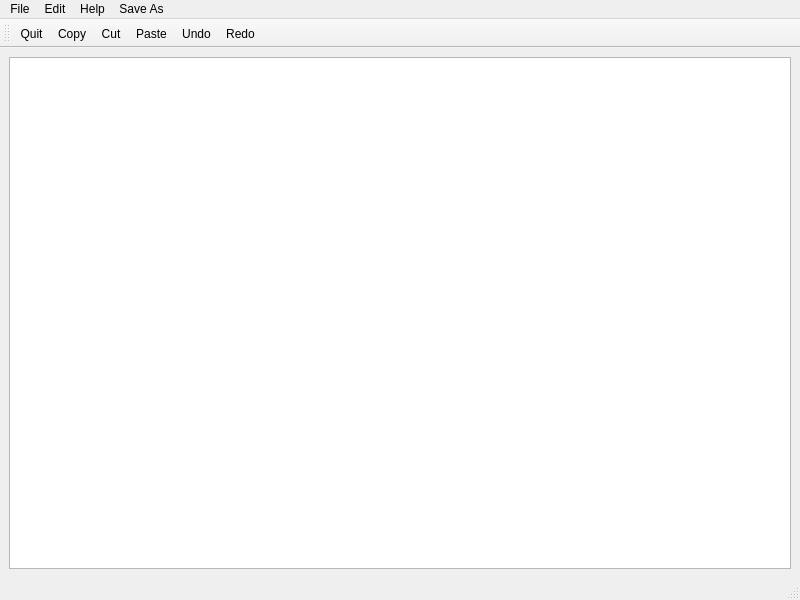
<?xml version="1.0" encoding="UTF-8"?>
<ui version="4.0">
 <class>MainWindow</class>
 <widget class="QMainWindow" name="MainWindow">
  <property name="geometry">
   <rect>
    <x>0</x>
    <y>0</y>
    <width>800</width>
    <height>600</height>
   </rect>
  </property>
  <property name="windowTitle">
   <string>MainWindow</string>
  </property>
  <widget class="QWidget" name="centralwidget">
   <layout class="QVBoxLayout" name="verticalLayout">
    <item>
     <widget class="QTextEdit" name="textEdit"/>
    </item>
   </layout>
  </widget>
  <widget class="QMenuBar" name="menubar">
   <property name="geometry">
    <rect>
     <x>0</x>
     <y>0</y>
     <width>800</width>
     <height>22</height>
    </rect>
   </property>
   <widget class="QMenu" name="menuFile">
    <property name="title">
     <string>File</string>
    </property>
    <addaction name="actionQuit"/>
   </widget>
   <widget class="QMenu" name="menuEdit">
    <property name="title">
     <string>Edit</string>
    </property>
    <addaction name="actionCopy"/>
    <addaction name="actionCut"/>
    <addaction name="actionPaste"/>
    <addaction name="actionUndo"/>
    <addaction name="actionRedu"/>
   </widget>
   <widget class="QMenu" name="menuHelp">
    <property name="title">
     <string>Help</string>
    </property>
    <addaction name="actionAbout"/>
    <addaction name="actionAboutQt"/>
   </widget>
   <widget class="QMenu" name="menuSave_As">
    <property name="title">
     <string>Save As</string>
    </property>
   </widget>
   <addaction name="menuFile"/>
   <addaction name="menuEdit"/>
   <addaction name="menuHelp"/>
   <addaction name="menuSave_As"/>
  </widget>
  <widget class="QStatusBar" name="statusbar"/>
  <widget class="QToolBar" name="toolBar">
   <property name="windowTitle">
    <string>toolBar</string>
   </property>
   <attribute name="toolBarArea">
    <enum>TopToolBarArea</enum>
   </attribute>
   <attribute name="toolBarBreak">
    <bool>false</bool>
   </attribute>
   <addaction name="actionQuit"/>
   <addaction name="actionCopy"/>
   <addaction name="actionCut"/>
   <addaction name="actionPaste"/>
   <addaction name="actionUndo"/>
   <addaction name="actionRedu"/>
  </widget>
  <action name="actionQuit">
   <property name="text">
    <string>Quit</string>
   </property>
  </action>
  <action name="actionAbout">
   <property name="text">
    <string>About</string>
   </property>
  </action>
  <action name="actionAboutQt">
   <property name="text">
    <string>AboutQt</string>
   </property>
  </action>
  <action name="actionCopy">
   <property name="text">
    <string>Copy</string>
   </property>
  </action>
  <action name="actionCut">
   <property name="text">
    <string>Cut</string>
   </property>
  </action>
  <action name="actionPaste">
   <property name="text">
    <string>Paste</string>
   </property>
  </action>
  <action name="actionUndo">
   <property name="text">
    <string>Undo</string>
   </property>
  </action>
  <action name="actionRedu">
   <property name="text">
    <string>Redo</string>
   </property>
  </action>
 </widget>
 <resources/>
 <connections/>
</ui>
